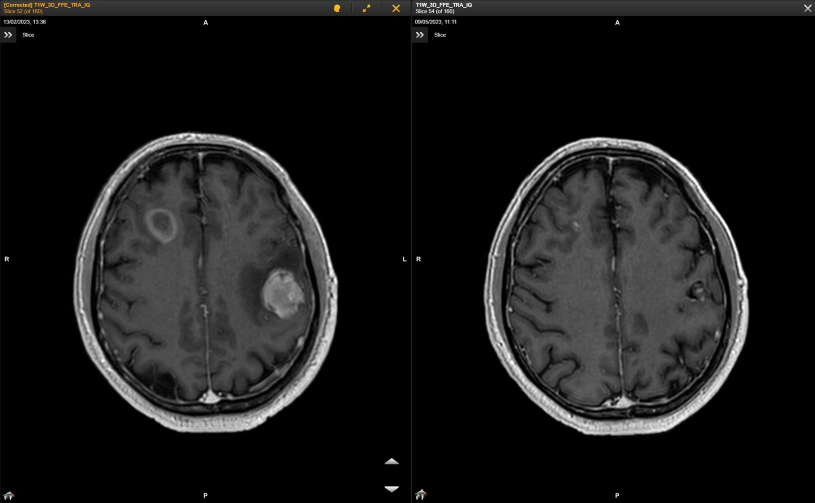
#> input picture Tareas/T06/OLIGOMET_CEREBRO.jpeg, 1629 x 1005 px (shown at 1/2 size)
$ jupyter execute T06.ipynb
#> lines starting #> are read from the running program, lines starting #| are printed output that depends on the picture; after the words box and inside, x2 and y2 are one past the last pixel; in counts of white or black regions, pixels touching at a corner belong together; long printed decimals are rounded
**Resolucion anonima de compañere** Ultra completisima, una locura

[cell 1]
import cv2
import numpy as np
import matplotlib.pyplot as plt
from scipy import signal
from scipy import ndimage, datasets
import scipy.io

[cell 2]
Cerebro=cv2.imread('OLIGOMET_CEREBRO.jpeg',0)  #leemos el archivo de imagen
#> Cerebro: shape (1005, 1629); min 0, max 255, mean 25
# Cerebro=Cerebro[:,:,0] , SI: cv2.imread('OLIGOMET_CEREBRO.jpeg')
plt.imshow(Cerebro, cmap="gray")               #previsualizamos
plt.colorbar()
plt.show()

Recortamos:

[cell 3]
Cerebro_1=Cerebro[260:865,145:680]
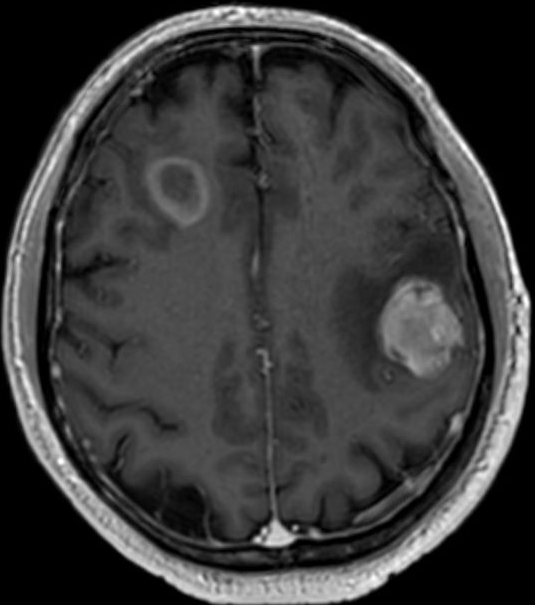
#> Cerebro_1: shape (605, 535); min 0, max 255, mean 57.4

Cerebro_2=Cerebro[270:865,965:1500]
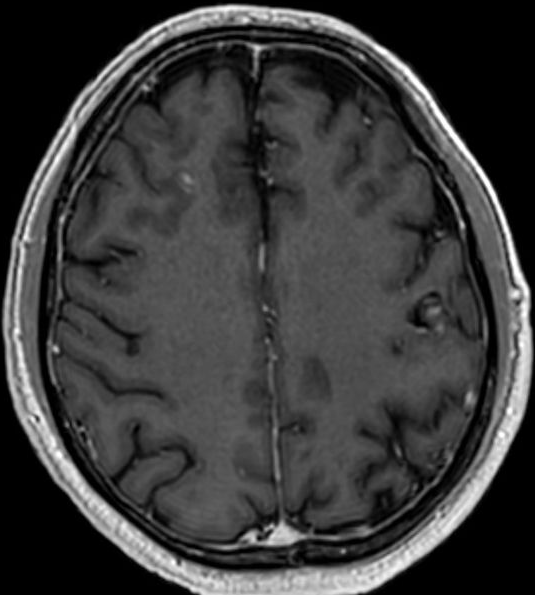
#> Cerebro_2: shape (595, 535); min 0, max 255, mean 59.1

plt.figure(figsize=(10,7))
plt.subplot(221)
plt.imshow(Cerebro_1, cmap="gray")
plt.title("cerebro tumor 1")
plt.colorbar()

plt.subplot(222)
plt.imshow(Cerebro_2, cmap="gray")
plt.title("cerebro tumor 2")
plt.colorbar()

plt.subplot(223)
plt.hist(np.ravel(Cerebro_1),bins=256)
plt.title('Histograma Corte c/tumor')

plt.subplot(224)
plt.hist(np.ravel(Cerebro_2),bins=256)
plt.title('Histograma Corte s/tumor')

plt.show()
#> figure, not shown here; panel 5: tallest bar 67347 high, from x = 0 to 0.996; panel 6: tallest bar 66552 high, from x = 0 to 0.996

print("Cerebro_1:", Cerebro_1.dtype, Cerebro_1.shape)
#| Cerebro_1: uint8 (605, 535)
print("Cerebro_2:", Cerebro_2.dtype, Cerebro_2.shape)
#| Cerebro_2: uint8 (595, 535)

**Descripcion:**

Estmaos viendo 2 imagnes que traia al iamgen original:

* Imagen izquierda: En esta se observa un corte a un nivel donde se hacen visibles 2 tumores uno en el hemisferio derecho en en una zona anterior del encefalo y otro en el hemisferio izquierdo en una zona mas bien medial.

* Imagne derecha: Esta imagen entiendo que fue tomada a un nivel mas profundo o mas superfical dodne no son visibles los cuerpos tumorales, a modo de que sirva como comapracion o control del anterior

Al comaprar los dos histogramas vemos que ambos presentan una inforamcion que no es relevante, la columna muy alta en los negros debido a los espacios oscuros donde no hay nada util. Se puede quitar para mejorar la visualizacion del histograma y de heco seria lo correcto, pero Seugn la consigna entendia que no hay que hacer zoom unicamente al tomor sino deja refrencia antaomica con toda la estructura cerebral.

**Ahora si al compara vemos que ambos tienn una distribucion muy similar, sin embargo en el que posee el corte al nivel de los tumores muestra un histograma mas cargado en los niveles de girses entre 50 y 60 considero que en esos niveles de grises estan represetnados los tumores y por eso esto no se observa asi en histograma del corte sin tumores.**

El contraste depende de 2 factores:

* Del rango dinamico
* Del nivel de uniformidad que poseen los grises de la imagen.

Si hubiesemos visto la tranfomacion de equializado de histograma, al aplicaria ya que al uniformizar la distribucion de grises de la imagen, habria un cambio bien notorio de un nivel a otro en la iamgen.

Como no vimos esta tranformacion la otra que se podria usar es la logaritmica, con el objetivo no de achicar el rango que suele ser su app mas comun, sino de aumentarlo.

la otra tranformacion que voy a aplicar (ya que pide 2) es la potencial gama, si bien esta tranformacion no modifica los valores extremos => no toca el rango dinamico de la imagen, si elijo un valor de gama menor que 1 puedo aclara un poco la iamgen intentando que se destaquen mas algunos detalles. Sin embargo esto no estaria mejorando el contraste como tal ya que al aplicarle la misma tranforamcion a cada pixel la distribucion de gireses sera la misma, solo que desplazará el hisograma  mas a la derecha.

Definimso la tranformacion Gama:

[cell 4]
def imadjust(img, In=(0,1.0), Out=(0,1.0), gamma=1.0):
    "J = low_out +(high_out - low_out).* ((I - low_in)/(high_in - low_in)).^ gamma"
    low_in,high_in = In
    low_out, high_out = Out

    low_in *= 255.0
    high_in *= 255.0

    low_out *= 255.0
    high_out *= 255.0

    k = (high_out - low_out) / (high_in - low_in)
         # Gamma transformation table
    table = np.array([((i / 255.0) ** gamma) * 255
                      for i in np.arange(0, 256)]).astype("uint8")
    h,w = img.shape[:2]
    imgOut = np.zeros((h,w), np.uint8)

    for r in range(h):
        for c in range(w):
            if img[r,c] <= low_in:
                imgOut[r,c] = low_out
            elif img[r,c] > high_in:
                imgOut[r,c] = high_out
            else:
                res = int(k*(img[r,c]-low_in) + low_out)
                imgOut[r,c] = table[res]#Check table

    return imgOut

[cell 5]
#Transformacion logaritmic
Cerebro_1f=Cerebro_1/np.amax(Cerebro_1)
c=2.5
Cerebro_1_Log= c* np.log(1 + abs(Cerebro_1f))           #preferencia mia trabajar con float pero se puede uint8
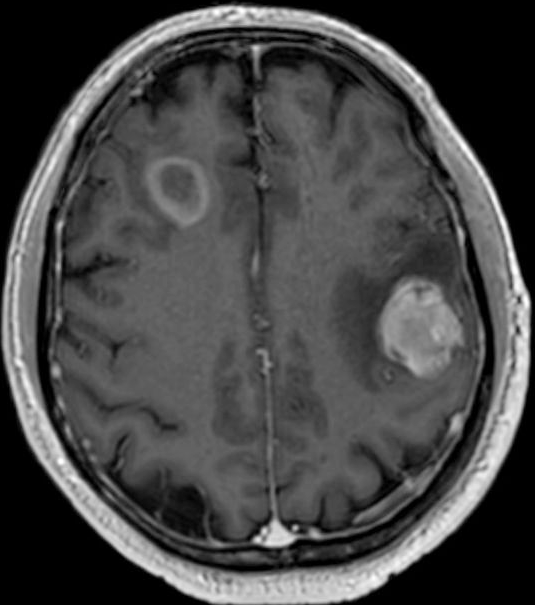
#> Cerebro_1_Log: shape (605, 535) float64; min 0, max 1.73, mean 0.478; drawn with min black and max white

#Tranformacion gamma:
gamma=0.5
Cerebro_1_gamma=imadjust(Cerebro_1,(0,1),(0,1), gamma)   #recordar que se le introduce Uint8 y la funcion la pasa a float
#> after the loop in imadjust, `for r in range(h):`:
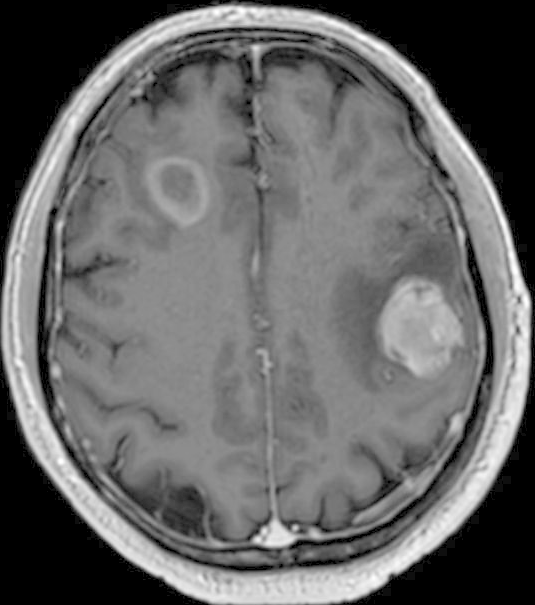
#> imgOut: shape (605, 535); min 0, max 255, mean 101.8

plt.figure(figsize=(20,7))
plt.subplot(131)
plt.imshow(Cerebro_1,cmap="gray")
plt.title("Original")
plt.colorbar()

plt.subplot(132)
plt.imshow(Cerebro_1_Log, cmap="gray", vmin=0, vmax=1)
plt.title("Tranfromacion log con c=" +str(c))
plt.colorbar()

plt.subplot(133)
plt.imshow(Cerebro_1_gamma, cmap="gray")
plt.title("Gama= " +str(gamma))
plt.colorbar()
plt.show()

[cell 6]
plt.figure(figsize=(15,5))
plt.subplot(131)
plt.hist(np.ravel(Cerebro_1),bins=256)  #ravel:desarma la matiz y genera un vector con la distribucion de intensidades
plt.title("Histograma Original")

plt.subplot(132)
plt.hist(np.ravel(Cerebro_1_Log), bins=256)
plt.title("Histograma T.Logaritmica, c/c=" + str(c))

plt.subplot(133)
plt.hist(np.ravel(Cerebro_1_gamma), bins=256)
plt.title("Histograma T.Gamma c/ gamma=" +str(gamma))
plt.show()
#> figure, not shown here; panel 1: tallest bar 67347 high, from x = 0 to 0.996; panel 2: tallest bar 67347 high, from x = 4.34e-19 to 0.00677; panel 3: tallest bar 67347 high, from x = 0 to 0.996


print("Orignal:",Cerebro_1.dtype,"minimo:",np.amin(Cerebro_1),"maximo:",np.amax(Cerebro_1) )
#| Orignal: uint8 minimo: 0 maximo: 255
print("Orignal_float:",Cerebro_1f.dtype,"minimo:",np.amin(Cerebro_1f),"maximo:",np.amax(Cerebro_1f) )
#| Orignal_float: float64 minimo: 0.0 maximo: 1.0
print("Tranformacion log:",Cerebro_1_Log.dtype,"minimo:",np.amin(Cerebro_1_Log),"maximo:",np.amax(Cerebro_1_Log) )
#| Tranformacion log: float64 minimo: 0.0 maximo: 1.733
print("Tranformacion Gamma:",Cerebro_1_gamma.dtype,"minimo:",np.amin(Cerebro_1_gamma),"maximo:",np.amax(Cerebro_1_gamma) )
#| Tranformacion Gamma: uint8 minimo: 0 maximo: 255

### **Analisis de los resutlados:**

* Usando tranformacion logaritmica: Al selecciona un valor de c=2.5 hemos conseguido ampliar el rango dinamico de [0,1] a [0,1.73] luego como estamos imprimiendo las imagenes consdierando Vmin=0 y Vmax=1 esto implica que aquellos valores que queden fuera del rango >1 tendran un aspecto saturado, por lo que elgiendo adecuadamente c eh logrado resaltar mas las estructuras del cerebro, podemos decir que aumento el contraste ya que son claras las diferencias de un nivel de gris al otro y los tumores se ven con mayor intensidad respecto del tejido cirundante.

* Usando tranforamcion gamma, al aplicar un valor de gamma = 0,5 < 1 hemos aclarado la iamgen, el histograma desplazado hacia la derecha (girises mas claros) confirma esto. No hemos aumentado el constraste, la distribucion de grises siguie siendo la misma y el rango dinamico no se modificó. Si la idea es resaltar regiones cerebrales y contrastar mejor los tumores respecto de su tejido cirudndante ESTA no es una tranformacion adecuada para dicho fin.

**Conclución el resutlado obtendio al combinar la tranformación logaritmica con c=2.5 e imprimir la iamgen dentro del rango original vmin=0 y vmax=1 podemos decir que aumentó el contraste ya que el pasó de un nivel de gris a otro está mas resaltado.**

### **Paso 1) Determinacion del umbral, analisis de los niveles de gris en el area de interes**

[cell 7]
plt.figure(figsize=(15,5))

plt.subplot(131)
plt.imshow(Cerebro_1, cmap="gray")
plt.title("Crebro c/tumor Compelta")
plt.colorbar()

plt.subplot(132)
plt.imshow(Cerebro_1[280:380,350:500], cmap="gray")
plt.title("Zoom: tumor Hem.izq")
plt.colorbar()

plt.subplot(133)
plt.imshow(Cerebro_1[150:220,150:220], cmap="gray")
plt.title("Zoom: tumor Hem.derecho")
plt.colorbar()

plt.show()

### **Rango de umbrales propuestos**
* Tumor Hemi.izqu grises: 100-160
* Tumor Hemi.dercho grises: 100-115

**Luego un umbral de 100 seria correcto para que cumpla con ambos, apartir de este valor podemos probar un poco menos o un poco mas.**

[cell 8]
#METODO DE BINARIZADO: UMBRALIZADO. (Trabajo con imagen uint 8)
umbral=85
umbral1, Cerebro_1_umb= cv2.threshold(Cerebro_1,umbral,1,cv2.THRESH_BINARY)   #ya te devuevle en float64
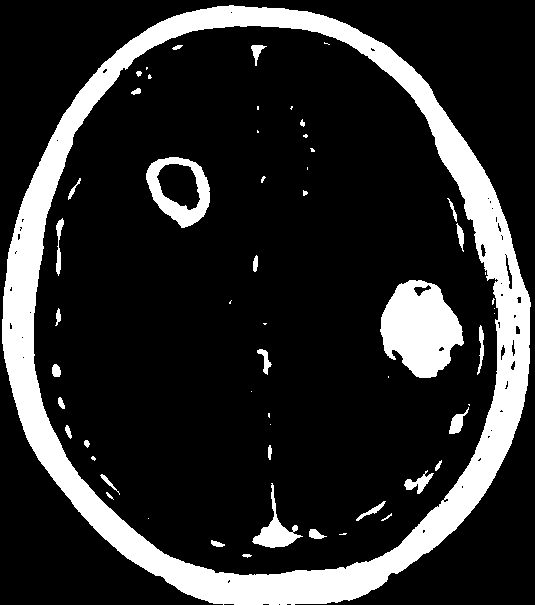
#> Cerebro_1_umb: shape (605, 535); values 0 (black) and 1 (white), 17.2% white; 57 white regions (24 under 20 px), largest, box (x1, y1, x2, y2) and area: (2, 5, 531, 605) 44700, (380, 280, 464, 378) 5566, (146, 157, 210, 228) 1926
#> umbral1 = 85
Neumonia_izq_umb=imadjust(Cerebro_1_umb,(0,1),(1,0), 1)

plt.figure(figsize=(15,5))

plt.subplot(131)
plt.imshow(Cerebro_1_umb, cmap="gray")
plt.title("Cerebro umbralizado, gama=" +str(umbral))

plt.subplot(132)
plt.imshow(Cerebro_1_umb[280:380,350:500], cmap="gray")
plt.title("Zoom: tumor Hem.Izq")

plt.subplot(133)
plt.imshow(Cerebro_1_umb[150:220,150:220], cmap="gray")
plt.title("Zoom: tumor Hem.Der")
plt.colorbar()


plt.show()

**Seleccion del umbral:**

* Primero se hizo un zoom al area de los tumores y se determinaron un rango aprixiumado de sus niveles de grieses
* Probamos con el valor minimo 100 para que cumpla con los rangos de ambas estructuras
*Apartir de este valor se ajusta levemetne hata que se consigue un resultado optimo.

*Nota: tambien se podrian haber vizualidado los histogramas de los 2 zooms y asi determinar un rango de grises mas exacto para ambos tumores*.

### **Paso1: visualizacion de la imagen defectuosa**

[cell 9]
TAC_tumor=cv2.imread("TAC_tumor.png",0)
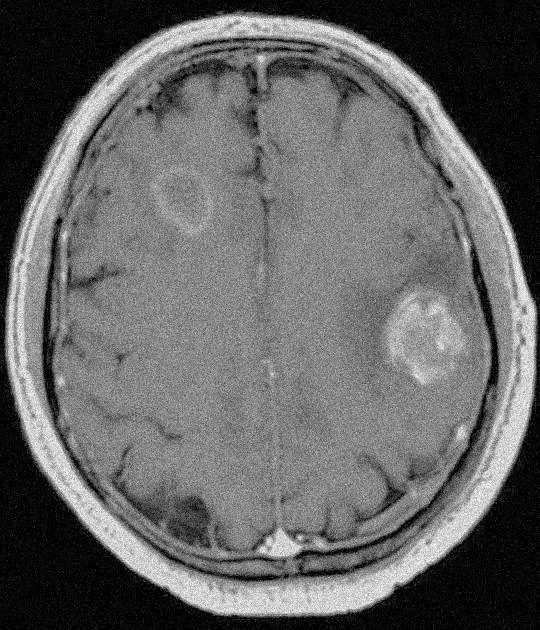
#> input picture Tareas/T06/TAC_tumor.png, 540 x 630 px
#> TAC_tumor is the input picture: shape (630, 540); min 0, max 255, mean 100.6
#visualizamos:
plt.imshow(TAC_tumor, cmap="gray")
plt.title("Imagen defectuosa")
plt.colorbar()
plt.show()

### **Paso 2: ¿Es ruido o distorcion?**

**Problema: Obsevamos que la imagen a sufrido la adicion de RUIDO en algun punto de la cadena de procesos hasta que llegó a nuestras manos.**

**Debemos determinar la naturaleza de este ruido, no su causa sino el tipo:**
* Sal y pimienta
* Ruido gaussiano

### **Paso 3: Determinar el tipo de Ruido:**

* Analizis del histograma de una regnion homogenea de la imagen

[cell 10]
#visualizamos:
plt.figure(figsize=(15,5))
plt.subplot(121)
plt.imshow(TAC_tumor[280:380,180:230], cmap="gray")
plt.title("Region Homogenea")
plt.colorbar()

plt.subplot(122)
plt.hist(np.ravel(TAC_tumor[280:380,180:230]),bins=256)
plt.title("Histograma de Region Homogena")
plt.show()
#> figure, not shown here; panel 3: tallest bar 152 high, from x = 132.6 to 133.1

## **Análisis:**

El histograma muestra claramente una distribucion de niveles de girses que siguen a una distribucion de campana Gaussiana, es decir existe un valor central (en torno a 140) y hay una disperción alrededor de este valor central que represetna el ruido que se adicionó a la zona que deberia tener una distribucion homogenea.

Este tipo de distribucion es típica del ruido gaussiano que tiene un tratamiento especifico, **El filtrado o promediado Gaussiano, (filtro lineal)**

## **Filtrado Lineal: Suavizado Gaussiano**

[cell 11]
TAC_R=TAC_tumor.copy()    #generamos una copia (buena practica)
n=11
TAC_R=cv2.GaussianBlur(TAC_R,(n,n),2,2,0)  #cv2.GaussianBlur(ima_defct,(dimKernel),SigmX,SigmY,0)

#Graficamos las 2 para comparar:
plt.figure(figsize=(15,5))
plt.subplot(121)
plt.imshow(TAC_tumor, cmap="gray")
plt.title("imagen defectuosa")
plt.colorbar()

plt.subplot(122)
plt.imshow(TAC_R,cmap="gray")
plt.title("TAC Suavizado Gaussiano")
plt.colorbar()
plt.show()
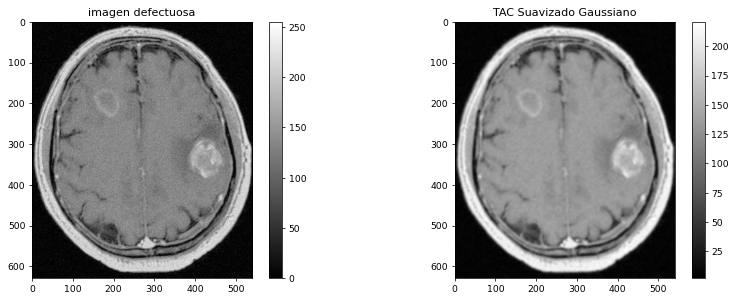
#> figure drawn by matplotlib, 4 panels

### **Comparacion del nuevo histograma en la zona Homogenea**

[cell 12]
#visualizamos:
plt.figure(figsize=(15,5))
plt.subplot(221)
plt.imshow(TAC_tumor[280:380,180:230], cmap="gray")
plt.title("Region Homogenea")
plt.colorbar()

plt.subplot(222)
plt.hist(np.ravel(TAC_tumor[280:380,180:230]),bins=256)
plt.title("Histograma de Region Homogena")

plt.subplot(223)
plt.imshow(TAC_R[280:380,180:230], cmap="gray")
plt.title("Region Homogenea, c/suavizado Gauss")
plt.colorbar()

plt.subplot(224)
plt.hist(np.ravel(TAC_R[280:380,180:230]),bins=256)
plt.title("Histograma del suavizado Gauss")

plt.tight_layout()
plt.show()
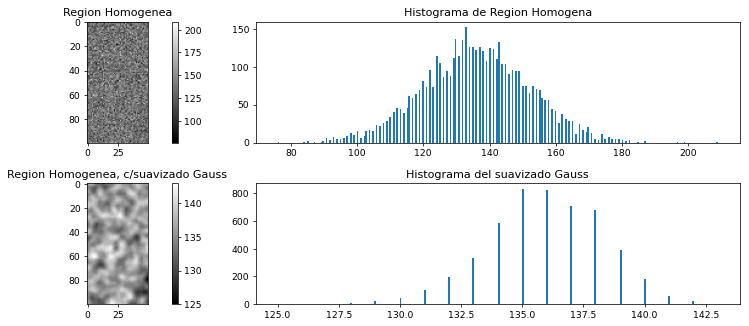
#> figure drawn by matplotlib, 6 panels; panel 3: tallest bar 152 high, from x = 132.6 to 133.1; panel 6: tallest bar 832 high, from x = 135 to 135.1

### **Analisis de resultados y concluciones:**

## **Al comaprar las imagenes:**
Al comaprar la imagen defectuosa inicial con la imagen con el filtro de suavizado Gaussiano aplicado notamos a priori una gran mejoria, si bien no se ha logrado eliminar por completo el ruido si se lo ha limpiado bastante, la imagen se nota a su vez mas clara ya que el rudio se distribuia alrededor de un valor central, habiamos dicho 140. Ese valor central aproximado es el valor que deberia de tener la zona uniforme, por lo que el suaviado lo que permitió es filtrar aquellos pixeles que se aparataban mucho de este valor.

## **Al comparar los histogramas:**
Se observa como al distrribucion del ruido sigue siendo guassiana pero ahora la dispercioó alrededor del valor central es mucho menor, es decir se han suprimido los cambios bruscos de intensidad (frecuencias altas) Ahora tenemso una mayor cantidad de pixeles en torno al velor central que antes, eso explica el efcecto de aclarado que tiene la imagen resutlado.

En banse a ambas comparaciones puedo concluir que la elección de esta herramienta de filtrado gaussiana fue satisfactoria, el resutlado es mejor que la imagen primaria.

* ¿Técnica de mejoramiento de imagen utilizada?

**Suavizado Gaussiano**, ya que el tipo de ruido que poseia la iamgen al visualizarse el histograma de una región homegenea mostraba una distribuicion que seguia una campana gausiana, donde el rudio se adicionaba en torno a un valor central propio de dicha region del cerebro. (el valor central era informacion lo que se sumaba alrededor de este era ruido.) Por lo tanto la logica de aplicar un filtrado gaussiano es utilizar un kernel que promedie las intensideades de los pixeles alrededor de este valor central que representa informacion, la dureza del promedidado lo da las dimensiones del kernel como las desvaciones estandares consideradas, se tuvo cuidado de que estas elecciones no comprometan demasiado la nitidez de la iamgen.

* ¿Es deconvolucion?

No, la tecnica de deconvolucion se aplica para devovler a la imagen original apartir de la distrocionada cuando podemos determinar el kernel que representa la distorcion que sufró la imagen. **El rudio es un evento aleatorio no es posible modelizarlo solo determinar su tipo y aplicar soluciones parciales**

* ¿Es un filtro lineal o No lineal?

**El suavizado gaussiano es un filtrado lineal**, es decir que el proceso de filtrado se realiza por una combinacion lineal (sumas de productos) entre las intensidades de los pixeles de la iamgen y sus pesos y los pesos del kernel utilizado.

* ¿Pasa bajo o pasa alto?

El suaviazado gaussiano es un **filtrado lineal tipo pasa bajo**, donde se suprimen los cambios bruscos de intensidad que introduce el ruido en la iamgen, dejando pasar o manteniendo aquellos valores que esten mas proximos al valor central.

**Si usó filtro y lo cree adecuado, verifique utilizadno la tranformada de Fourier (para esto tenga en cuenta las dimensiones de la imagen y el filtro). Explique con sus palabras como funciona la tecnica que utilizó tanto en el espacio como en el dominio de la frecuencia.**

[cell 13]
#Función para generar un kernel Gausiano 2D
def GaussianKernel2D(nfil, ncol, sigmaf, sigmac):
    return(np.dot(cv2.getGaussianKernel(nfil, sigmaf), np.transpose(cv2.getGaussianKernel(ncol, sigmac))))

[cell 14]
nfil=11
ncol=11
sigmaf=2
sigmac=2
kernel_gauss2D = GaussianKernel2D(nfil, ncol, sigmaf, sigmac) #función antes definida


print(np.round(kernel_gauss2D, decimals=3))
print('Notar que la suma de los coeficientes es igual a:',np.sum(kernel_gauss2D))
plt.imshow(kernel_gauss2D)
plt.title("Kernel 2D utilizado")
plt.show()
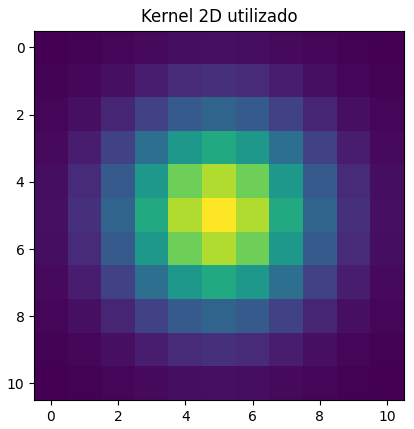
#> figure drawn by matplotlib, 1 panel

## **Verificacion dde que el suavizado gaussiano es un filtado, y un filtrado pasa bajos**

[cell 15]
TF_TAC=np.fft.fft2(TAC_tumor)

s_0= TF_TAC.shape[0] #aseguramos las mismas dimensiones de ambas tranformadas P/ prodcuto lugar a lugar
#> s_0 = 630
s_1= TF_TAC.shape[1]
#> s_1 = 540

TF_k=np.fft.fft2(kernel_gauss2D,(s_0,s_1)) #Tranformada del kernel Guassiano con dimensiones de la imagen

#Filtrado en frecuencia (prodcuto lugar a lugar ):
TF_TAC_R=TF_TAC*TF_k
#volvemos al dom espacial para ver el resultado
TAC_R2= np.fft.ifft2(TF_TAC_R)

print("El tamaño de TF_TAC es ", TF_TAC.shape)
#| El tamaño de TF_TAC es  (630, 540)
print("El tamaño de TF_k", TF_k.shape)
#| El tamaño de TF_k (630, 540)
print("El tamaño de TF_TAC", TF_TAC.shape)
#| El tamaño de TF_TAC (630, 540)

## **Visión en frecuencia del filtrado:**

[cell 16]
plt.figure(figsize=(15,5))

plt.subplot(231)
plt.imshow(TAC_tumor, cmap="gray")            #imagen con ruido
plt.title('Imagen Defectuosa')

plt.subplot(232)
plt.imshow(TAC_R, cmap="gray")
plt.title("Suavizado GaussianBlur")              #imagen con GaussianBlur

plt.subplot(233)
plt.imshow(abs(TAC_R2), cmap="gray")          #imagen filtada en frecuencia
plt.title("Tf_inv(TF_TAC*T_K)")

#tranformadas:
plt.subplot(234)
plt.imshow(20*np.log(abs(np.fft.fftshift(TF_TAC))), cmap = 'gray')

plt.subplot(235)
plt.imshow(20*np.log(abs(np.fft.fftshift(np.fft.fft2(TAC_R)))), cmap = 'gray')

plt.subplot(236)
plt.imshow(20*np.log(abs(np.fft.fftshift(TF_TAC_R))), cmap = 'gray')

plt.tight_layout()
plt.show()
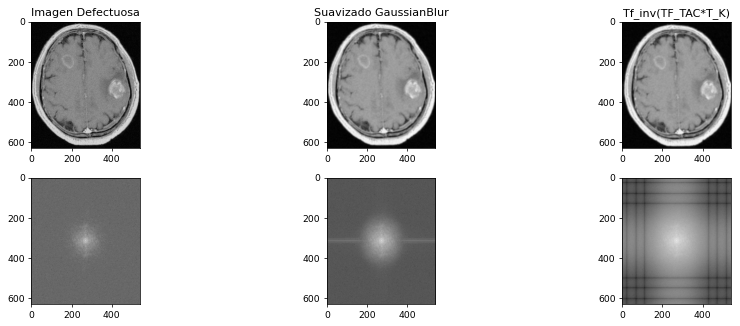
#> figure drawn by matplotlib, 6 panels
